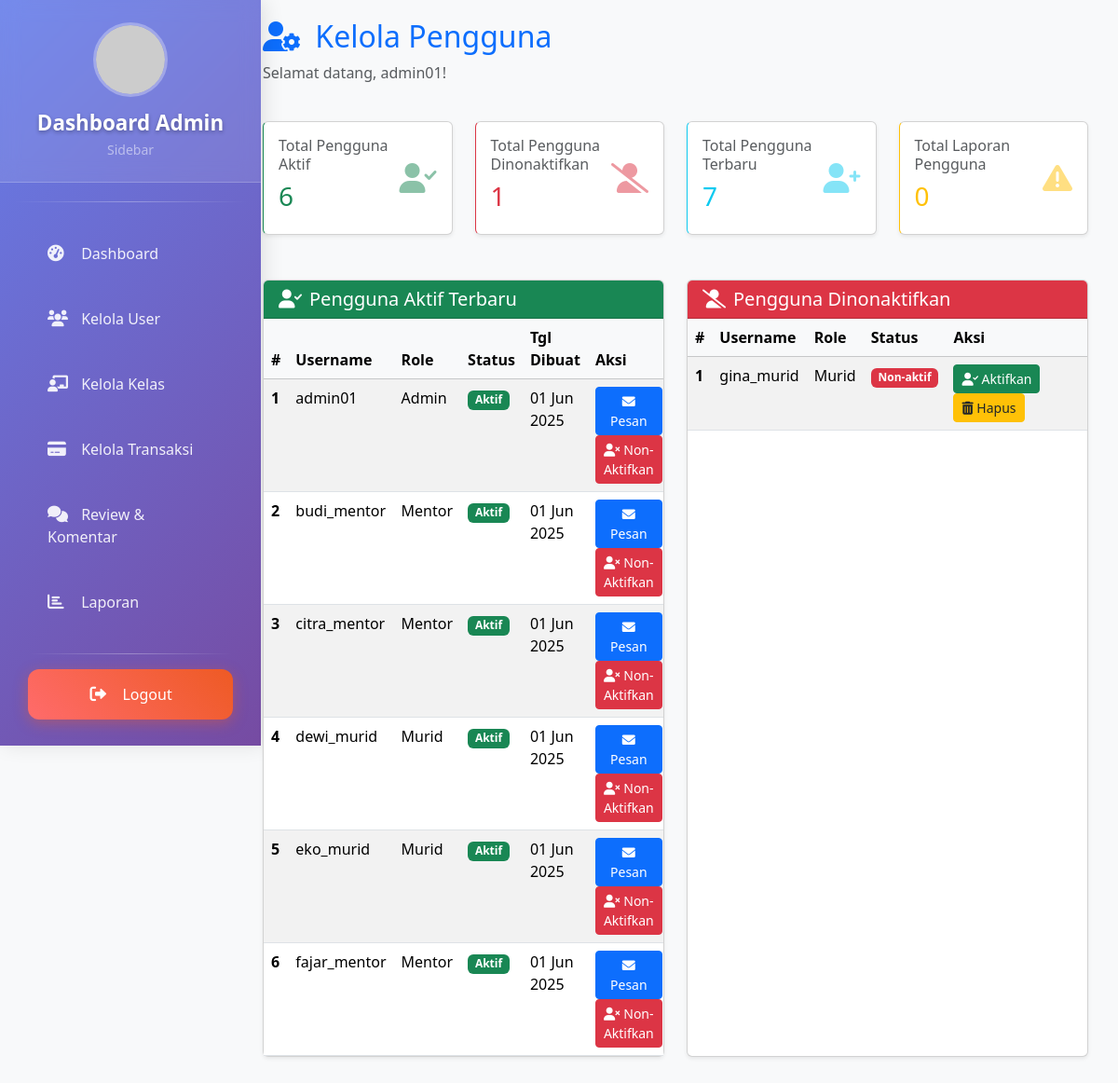
Screenshot of /page/admin-kelolaUser.php (signed in) with the database file from the repository.
### tables this page shows
CREATE TABLE `tb_user` (
  `id_user` int(30) NOT NULL,
  `first_name` varchar(255) NOT NULL,
  `last_name` varchar(255) NOT NULL,
  `username` varchar(30) NOT NULL,
  `password` varchar(255) NOT NULL,
  `role` enum('murid','mentor','admin') NOT NULL DEFAULT 'murid',
  `status` enum('aktif','non-aktif') NOT NULL DEFAULT 'aktif',
  `deskripsi` text DEFAULT NULL,
  `fotoProfil` varchar(50) NOT NULL,
  `bahasa` enum('Bahasa Indonesia','Inggris','Jepang') NOT NULL,
  `zona_waktu` enum('Jakarta','London','Tokyo') NOT NULL,
  `balasan_ke_komentar` tinyint(1) NOT NULL,
  `komentar_baru` tinyint(1) NOT NULL,
  `notifikasi_postingan_baru` tinyint(1) NOT NULL,
  `email` varchar(50) NOT NULL,
  `instagram` varchar(30) NOT NULL,
  `twitter` varchar(30) NOT NULL,
  `linkdin` varchar(30) NOT NULL,
  `github` varchar(30) NOT NULL,
  `tgl_dibuat` timestamp NOT NULL DEFAULT current_timestamp()
);

### page/admin-kelolaUser.php (the view, shortened to what this page needs)
<?php
require 'db.php';
function fetchData(mysqli $conn, string $sql, string $types = '', array $params = []) {
    $stmt = $conn->prepare($sql);
    $stmt->execute();
    $result = $stmt->get_result();
    if (strpos(strtoupper($sql), 'COUNT(') !== false || strpos(strtoupper($sql), 'SUM(') !== false ||
        strpos(strtoupper($sql), 'MAX(') !== false || strpos(strtoupper($sql), 'MIN(') !== false) {
        $data = $result->fetch_assoc();
    } else {
        $data = [];
        while ($row = $result->fetch_assoc()) {
            $data[] = $row;
        }
    }
    return $data;
}
$userCountsData = fetchData($conn, "
    SELECT
        COUNT(CASE WHEN status = 'aktif' THEN 1 END) AS total_users_aktif,
        COUNT(CASE WHEN status = 'non-aktif' THEN 1 END) AS total_users_nonaktif,
        (SELECT COUNT(*) FROM tb_user ORDER BY tgl_dibuat DESC LIMIT 10) AS total_user_terbaru_count
    FROM tb_user
");
$laporanData = fetchData($conn, "SELECT COUNT(*) as total_laporan FROM tb_laporan");
$tbUserAktifResult = fetchData($conn, "
    SELECT id_user, username, role, status, tgl_dibuat
    FROM tb_user
    WHERE status = 'aktif'
    ORDER BY tgl_dibuat DESC
    LIMIT 10
");
$tbUserNonAktifResult = fetchData($conn, "
    SELECT id_user, username, role, status, tgl_dibuat
    FROM tb_user
    WHERE status = 'non-aktif'
    ORDER BY tgl_dibuat DESC
    LIMIT 10
");
$stats = [
    'total_user_aktif'          => $userCountsData['total_users_aktif'] ?? 0,
    'total_user_dinonaktifkan'  => $userCountsData['total_users_nonaktif'] ?? 0,
    'total_user_terbaru'        => $userCountsData['total_user_terbaru_count'] ?? 0,
    'total_laporan'             => $laporanData['total_laporan'] ?? 0
];
$namaAdmin = $_SESSION['username'];
?>
<!DOCTYPE html>
<html lang="en">
<head>
    <link href="https://cdn.jsdelivr.net/npm/bootstrap@5.3.3/dist/css/bootstrap.min.css" rel="stylesheet">
    <link rel="stylesheet" href="https://cdnjs.cloudflare.com/ajax/libs/font-awesome/6.0.0/css/all.min.css">
</head>
<body class="bg-light">
    <?php include "adminSidebar.php"; ?>
    <div class="content-wrapper">
        <div class="container-fluid">
            <div class="row mb-4">
                <div class="col-12">
                    <h2 class="text-primary">
                        <i class="fas fa-user-gear me-2"></i> Kelola Pengguna
                    </h2>
                    <p class="text-muted">Selamat datang, <?= htmlspecialchars($namaAdmin) ?>!</p>
                </div>
            </div>
            <div class="row mb-5 gy-4">
                <div class="col-xl-3 col-md-6">
                    <div class="card stat-card success shadow-sm h-100">
                        <div class="card-body d-flex justify-content-between align-items-center">
                            <div>
                                <h6 class="card-title text-muted">Total Pengguna Aktif</h6>
                                <h3 class="text-success"><?= $stats['total_user_aktif'] ?></h3>
                            </div>
                            <i class="fas fa-user-check fa-2x text-success opacity-50"></i>
                        </div>
                    </div>
                </div>
                <div class="col-xl-3 col-md-6">
                    <div class="card stat-card danger shadow-sm h-100">
                        <div class="card-body d-flex justify-content-between align-items-center">
                            <div>
                                <h6 class="card-title text-muted">Total Pengguna Dinonaktifkan</h6>
                                <h3 class="text-danger"><?= $stats['total_user_dinonaktifkan'] ?></h3>
                            </div>
                            <i class="fas fa-user-slash fa-2x text-danger opacity-50"></i>
                        </div>
                    </div>
                </div>
                <div class="col-xl-3 col-md-6">
                    <div class="card stat-card info shadow-sm h-100">
                        <div class="card-body d-flex justify-content-between align-items-center">
                            <div>
                                <h6 class="card-title text-muted">Total Pengguna Terbaru</h6>
                                <h3 class="text-info"><?= $stats['total_user_terbaru'] ?></h3>
                            </div>
                            <i class="fas fa-user-plus fa-2x text-info opacity-50"></i>
                        </div>
                    </div>
                </div>
                <div class="col-xl-3 col-md-6">
                    <div class="card stat-card warning shadow-sm h-100">
                        <div class="card-body d-flex justify-content-between align-items-center">
                            <div>
                                <h6 class="card-title text-muted">Total Laporan Pengguna</h6>
                                <h3 class="text-warning"><?= $stats['total_laporan'] ?></h3>
                            </div>
                            <i class="fas fa-exclamation-triangle fa-2x text-warning opacity-50"></i>
                        </div>
                    </div>
                </div>
            </div>
            <div class="row mb-5 gy-4">
                <div class="col-lg-6">
                    <div class="card shadow-sm h-100">
                        <div class="card-header bg-success text-white">
                            <h5 class="mb-0"><i class="fas fa-user-check me-2"></i>Pengguna Aktif Terbaru</h5>
                        </div>
                        <div class="card-body p-0">
                            <div class="table-responsive">
                                <table class="table table-hover table-striped mb-0">
                                    <thead class="table-light">
                                        <tr>
                                            <th>#</th>
                                            <th>Username</th>
                                            <th>Role</th>
                                            <th>Status</th>
                                            <th>Tgl Dibuat</th>
                                            <th>Aksi</th>
                                        </tr>
                                    </thead>
                                    <tbody>
                                        <?php if (!empty($tbUserAktifResult)): ?>
                                            <?php $counter = 1; ?>
                                            <?php foreach ($tbUserAktifResult as $user): ?>
                                                <tr>
                                                    <th><?= $counter++ ?></th>
                                                    <td><?= htmlspecialchars($user['username']) ?></td>
                                                    <td><?= htmlspecialchars(ucfirst($user['role'])) ?></td>
                                                    <td>
                                                        <?php
                                                            $status_class = ($user['status'] === 'aktif') ? 'badge-status-aktif' : 'badge-status-default';
                                                            echo '<span class="badge ' . $status_class . '">' . htmlspecialchars(ucfirst($user['status'])) . '</span>';
                                                        ?>
                                                    </td>
                                                    <td><?= (new DateTime($user['tgl_dibuat']))->format('d M Y') ?></td>
                                                    <td>
                                                        <a href="send_message.php?id=<?= $user['id_user'] ?>" class="btn btn-sm btn-primary" title="Kirim Pesan">
                                                            <i class="fas fa-envelope"></i> Pesan
                                                        </a>
                                                        <a href="admin-deactivateUser.php?id=<?= $user['id_user'] ?>" class="btn btn-sm btn-danger" title="Non-Aktifkan Pengguna" onclick="return confirm('Apakah Anda yakin ingin menonaktifkan pengguna ini?');">
                                                            <i class="fas fa-user-times"></i> Non-Aktifkan
                                                        </a>
                                                    </td>
                                                </tr>
                                            <?php endforeach; ?>
                                        <?php else: ?>
                                            <tr><td colspan="6" class="text-center text-muted p-3">Tidak ada data pengguna aktif terbaru.</td></tr>
                                        <?php endif; ?>
                                    </tbody>
                                </table>
                            </div>
                        </div>
                    </div>
                </div>
                <div class="col-lg-6">
                    <div class="card shadow-sm h-100">
                        <div class="card-header bg-danger text-white">
                            <h5 class="mb-0"><i class="fas fa-user-slash me-2"></i>Pengguna Dinonaktifkan</h5>
                        </div>
                        <div class="card-body p-0">
                            <div class="table-responsive">
                                <table class="table table-hover table-striped mb-0">
                                    <thead class="table-light">
                                        <tr>
                                            <th>#</th><th>Username</th><th>Role</th><th>Status</th><th>Aksi</th>
                                        </tr>
                                    </thead>
                                    <tbody>
                                        <?php if (!empty($tbUserNonAktifResult)): ?>
                                            <?php $counter = 1; ?>
                                            <?php foreach ($tbUserNonAktifResult as $user): ?>
                                                <tr>
                                                    <th><?= $counter++ ?></th>
                                                    <td><?= htmlspecialchars($user['username']) ?></td>
                                                    <td><?= htmlspecialchars(ucfirst($user['role'])) ?></td>
                                                    <td>
                                                        <?php
                                                            $status_class = ($user['status'] === 'non-aktif') ? 'badge-status-nonaktif' : 'badge-status-default';
                                                            echo '<span class="badge ' . $status_class . '">' . htmlspecialchars(ucfirst($user['status'])) . '</span>';
                                                        ?>
                                                    </td>
                                                    <td>
                                                        <a href="admin-activateUser.php?id=<?= $user['id_user'] ?>" class="btn btn-sm btn-success" title="Aktifkan Pengguna">
                                                            <i class="fas fa-user-check"></i> Aktifkan
                                                        </a>
                                                        <a href="admin-deleteUser.php?id=<?= $user['id_user'] ?>" class="btn btn-sm btn-warning text-dark" title="Hapus Pengguna" onclick="return confirm('Apakah Anda yakin ingin menghapus pengguna ini?');">
                                                            <i class="fas fa-trash-alt"></i> Hapus
                                                        </a>
                                                    </td>
                                                </tr>
                                            <?php endforeach; ?>
                                        <?php else: ?>
                                            <tr><td colspan="5" class="text-center text-muted p-3">Tidak ada pengguna non-aktif.</td></tr>
                                        <?php endif; ?>
                                    </tbody>
                                </table>
                            </div>
                        </div>
                    </div>
                </div>
            </div>
        </div>
    </div>
</body>
</html>

### rows the page displays
tb_user: username "admin01", role "Admin", status "Aktif", tgl_dibuat "01 Jun 2025"
tb_user: username "budi_mentor", role "Mentor", status "Aktif", tgl_dibuat "01 Jun 2025"
tb_user: username "citra_mentor", role "Mentor", status "Aktif", tgl_dibuat "01 Jun 2025"
tb_user: username "dewi_murid", role "Murid", status "Aktif", tgl_dibuat "01 Jun 2025"
tb_user: username "eko_murid", role "Murid", status "Aktif", tgl_dibuat "01 Jun 2025"
tb_user: username "fajar_mentor", role "Mentor", status "Aktif", tgl_dibuat "01 Jun 2025"
tb_user: username "gina_murid", role "Murid", status "Non-aktif"

### other values shown
$namaAdmin "admin01"
$stats['total_user_aktif'] "6"
$stats['total_user_dinonaktifkan'] "1"
$stats['total_user_terbaru'] "7"
$stats['total_laporan'] "0"
